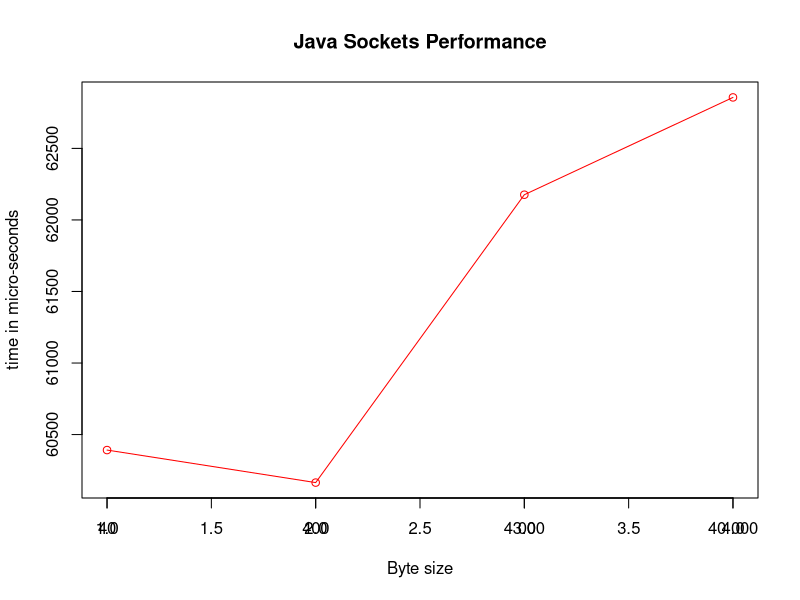

Generate this figure with R:
# Author: Dylan Smith
# Date: 25 June 2016
# Modified: 2 August 2016
# R script that generates stats and graphs based on IPC results

# NAMED PIPES
# =============================================================
  # DATA (IN NS)
NAMEDPIPES_MEAN_40_BYTES <- 907855.3
NAMEDPIPES_MEAN_400_BYTES <- 944254.1
NAMEDPIPES_MEAN_4000_BYTES <- 896791.9
NAMEDPIPES_MEAN_40000_BYTES <- 968381.4
  # IN NANO SECONDS
cat("Named pipe mean in NS (40 BYTES): \t\t\t", NAMEDPIPES_MEAN_40_BYTES)
  print("")
cat("Named pipe mean in NS (400 BYTES): \t\t\t", NAMEDPIPES_MEAN_400_BYTES)
  print("")
cat("Named pipe mean in NS (4 000 BYTES): \t\t\t", NAMEDPIPES_MEAN_4000_BYTES)
  print("")
cat("Named pipe mean in NS (40 000 BYTES): \t\t\t", NAMEDPIPES_MEAN_40000_BYTES)
  print("")
  # IN micro-seconds SECONDS
cat("Named pipe mean in micro-seconds (40 BYTES): \t\t", NAMEDPIPES_MEAN_40_BYTES / 100)
  print("")
cat("Named pipe mean in micro-seconds (400 BYTES): \t\t", NAMEDPIPES_MEAN_400_BYTES / 100)
  print("")
cat("Named pipe mean in micro-seconds (4 000 BYTES): \t", NAMEDPIPES_MEAN_4000_BYTES / 100)
  print("")
cat("Named pipe mean in micro-seconds (40 000 BYTES): \t", NAMEDPIPES_MEAN_40000_BYTES / 100)
  print("")

print("==========================================================")

# MAILSLOTS (JNI ONLY)
# ===============================================================
  # DATA (IN NS)
MAILSLOTS_JNI_40_BYTES <- 665939
MAILSLOTS_JNI_400_BYTES <- 870890
MAILSLOTS_JNI_4000_BYTES <- 971590.7
MAILSLOTS_JNI_40000_BYTES <- 983258.1
  #  IN NANO SECONDS
cat("Mailslots (JNI only) mean in NS (40 bytes):", MAILSLOTS_JNI_40_BYTES)
  print("")
cat("Mailslots (JNI only) mean in NS (400 bytes)", MAILSLOTS_JNI_400_BYTES)
  print("")
cat("Mailslots (JNI only) mean in NS (40 00 bytes)", MAILSLOTS_JNI_4000_BYTES)
  print("")
cat("Mailslots (JNI only) mean in NS (40 000 bytes)", MAILSLOTS_JNI_40000_BYTES)
  print("")
  # IN MICRO-SECONDS
cat("Mailslots (JNI only) mean in MICRO-SECONDS (40 bytes)", MAILSLOTS_JNI_40_BYTES / 100)
  print("")
cat("Mailslots (JNI only) mean in MICRO-SECONDS (400 bytes)", MAILSLOTS_JNI_400_BYTES / 100)
  print("")
cat("Mailslots (JNI only) mean in MICRO-SECONDS (40 00 bytes)", MAILSLOTS_JNI_4000_BYTES / 100)
  print("")
cat("Mailslots (JNI only) mean in MICRO-SECONDS (40 000 bytes)", MAILSLOTS_JNI_40000_BYTES / 100)
  print("")

print("===========================================================")

# MAILSLOTS (JAVA IO READ)
# =================================================================

MAILSLOTS_JAVAIO_40_BYTES <- 212842.3
MAILSLOTS_JAVAIO_400_BYTES <- 221904.3
MAILSLOTS_JAVAIO_4000_BYTES <- 224207.5
MAILSLOTS_JAVAIO_40000_BYTES <- 232136.6
  # IN NS
cat("Mailslots (Java IO read) mean in NS (40 BYTES)", MAILSLOTS_JAVAIO_40_BYTES)
  print("")
cat("Mailslots (Java IO read) mean in NS (400 BYTES)", MAILSLOTS_JAVAIO_400_BYTES)
  print("")
cat("Mailslots (Java IO read) mean in NS (4 000 0BYTES)", MAILSLOTS_JAVAIO_4000_BYTES)
  print("")
cat("Mailslots (Java IO read) mean in NS (40 000 BYTES)", MAILSLOTS_JAVAIO_40000_BYTES)
  print("")
  #IN MICRO-SECONDS
cat("Mailslots (Java IO read) mean in MICRO-SECONDS (40 BYTES)", MAILSLOTS_JAVAIO_40_BYTES / 100)
  print("")
cat("Mailslots (Java IO read) mean in MICRO-SECONDS (400 BYTES)", MAILSLOTS_JAVAIO_400_BYTES / 100)
  print("")
cat("Mailslots (Java IO read) mean in MICRO-SECONDS (4 000 0BYTES)", MAILSLOTS_JAVAIO_4000_BYTES / 100)
  print("")
cat("Mailslots (Java IO read) mean in MICRO-SECONDS (40 000 BYTES)", MAILSLOTS_JAVAIO_40000_BYTES / 100)
  print("")
print("===========================================================")

# WINSOCK
# =================================================================
  # DATA
WINSOCK_40_BYTES <- 2661302.3
WINSOCK_400_BYTES <- 2907674
WINSOCK_4000_BYTES <- 3105262.2
WINSOCK_40000_BYTES <- 39800788.5
  # IN NS
cat("Winsock mean in NS (40 BYTES): ", WINSOCK_40_BYTES)
  print("")
cat("Winsock mean in NS (400 BYTES): ", WINSOCK_400_BYTES)
  print("")
cat("Winsock mean in NS (4 000 BYTES): ", WINSOCK_4000_BYTES)
  print("")
cat("Winsock mean in NS (40 000 BYTES): ", WINSOCK_40000_BYTES)
  print("")
  # IN MICRO-SECONDS
cat("Winsock mean in MICRO-SECONDS (40 BYTES): ", WINSOCK_40_BYTES / 100)
  print("")
cat("Winsock mean in MICRO-SECONDS (400 BYTES): ", WINSOCK_400_BYTES / 100)
  print("")
cat("Winsock mean in MICRO-SECONDS (4 000 BYTES): ", WINSOCK_4000_BYTES / 100)
  print("")
cat("Winsock mean in MICRO-SECONDS (40 000 BYTES): ", WINSOCK_40000_BYTES / 100)
  print("")
print("===========================================================")

# JAVA SOCKETS
# =================================================================
  # DATA
JSOCKETS_40_BYTES <- 6039177.6
JSOCKETS_400_BYTES <- 6016447.6
JSOCKETS_4000_BYTES <- 6217622.3
JSOCKETS_40000_BYTES <- 6285624.7
  # IN NS
cat("Java Sockets mean in NS (40 BYTES): ", JSOCKETS_40_BYTES)
  print("")
cat("Java Sockets mean in NS (400 BYTES): ", JSOCKETS_400_BYTES)
  print("")
cat("Java Sockets mean in NS (4 000 BYTES): ", JSOCKETS_4000_BYTES)
  print("")
cat("Java Sockets mean in NS (40 000 BYTES): ", JSOCKETS_40000_BYTES)
  print("")
  # IN micro-seconds
cat("Java Sockets mean in MICRO-SECONDS (40 BYTES): ", JSOCKETS_40_BYTES / 100)
  print("")
cat("Java Sockets mean in MICRO-SECONDS (400 BYTES): ", JSOCKETS_400_BYTES / 100)
  print("")
cat("Java Sockets mean in MICRO-SECONDS (4 000 BYTES): ", JSOCKETS_4000_BYTES / 100)
  print("")
cat("Java Sockets mean in MICRO-SECONDS (40 000 BYTES): ", JSOCKETS_40000_BYTES / 100)
  print("")
print("===========================================================")

# MEMORY MAPPING
# =================================================================
  # DATA
MEM_MAP_40_BYTES <- 84653.6
MEM_MAP_400_BYTES <- 86239.4
MEM_MAP_4000_BYTES <- 95339.1
MEM_MAP_40000_BYTES <- 119353.3
  # IN NS
cat("Mem Map mean in NS (40 Bytes): ", MEM_MAP_40_BYTES)
  print("")
cat("Mem Map mean in NS (400 Bytes): ", MEM_MAP_400_BYTES)
  print("")
cat("Mem Map mean in NS (4 000 Bytes): ", MEM_MAP_4000_BYTES)
  print("")
cat("Mem Map mean in NS (40 000 Bytes): ", MEM_MAP_40000_BYTES)
  print("")
 # IN MICRO-SECONDS
cat("Mem Map mean in MICRO-SECONDS (40 Bytes): ", MEM_MAP_40_BYTES / 100)
  print("")
cat("Mem Map mean in MICRO-SECONDS (400 Bytes): ", MEM_MAP_400_BYTES / 100)
  print("")
cat("Mem Map mean in MICRO-SECONDS (4 000 Bytes): ", MEM_MAP_4000_BYTES / 100)
  print("")
cat("Mem Map mean in MICRO-SECONDS (40 000 Bytes): ", MEM_MAP_40000_BYTES / 100)
  print("")
print("===========================================================")

# DATA COPY
# =================================================================
  # DATA IN MS
DC_40_BYTES <- 2223.011622
DC_400_BYTES <- 1977.594735
DC_4000_BYTES <- 1973.904978
DC_40000_BYTES <- 2523.616091

cat("Data Copy mean in milliseconds (40 Bytes): ", DC_40_BYTES)
  print("")
cat("Data Copy mean in milliseconds (400 Bytes): ", DC_400_BYTES)
  print("")
cat("Data Copy mean in milliseconds (4 000 Bytes): ", DC_4000_BYTES)
  print("")
cat("Data Copy mean in milliseconds (40 000 Bytes): ", DC_40000_BYTES)
  print("")
print("===========================================================")

# GRAPH GEN
# =============================================================

# 1) JAVA SOCKETS LINE GRAPH

JS_VECTOR <- c(
JSOCKETS_40_BYTES / 100,
JSOCKETS_400_BYTES / 100,
JSOCKETS_4000_BYTES / 100,
JSOCKETS_40000_BYTES / 100
)
png(file = "JavaSocketsLineChart.png")
plot(
  JS_VECTOR,
  type="o",
  col="red",
  xlab="Byte size",
  ylab="time in micro-seconds",
  main="Java Sockets Performance",
)
axis(1, at=1:4, lab=c("40","400","4 000","40 000"))
dev.off()
# Some graph gen
  # 1) bar plot without Data Copy
#    options(scipen=8)
#    data <- c(
#    npMean,
#    msJNIMean,
#    msJavaIOReadMean,
#    (winsockMean / 2),
#    (javaSocketsMean / 2),
#    memMapMean
#    )
#    png(file = "resultsInNS.png")
#    barplot(
#      data,
  #    main="40 Byte Message Sent",
  #    xlab="Windows IPC mechanims",
    #  ylab="Time in NS",
  #    ylim=c(0, 3500000),
  #    space=3,
  #    names.arg=c("NP", "MS (JNI)", "MS (IO)", "Winsock", "Java Socks", "Mem Map")
#    )
#    dev.off()
